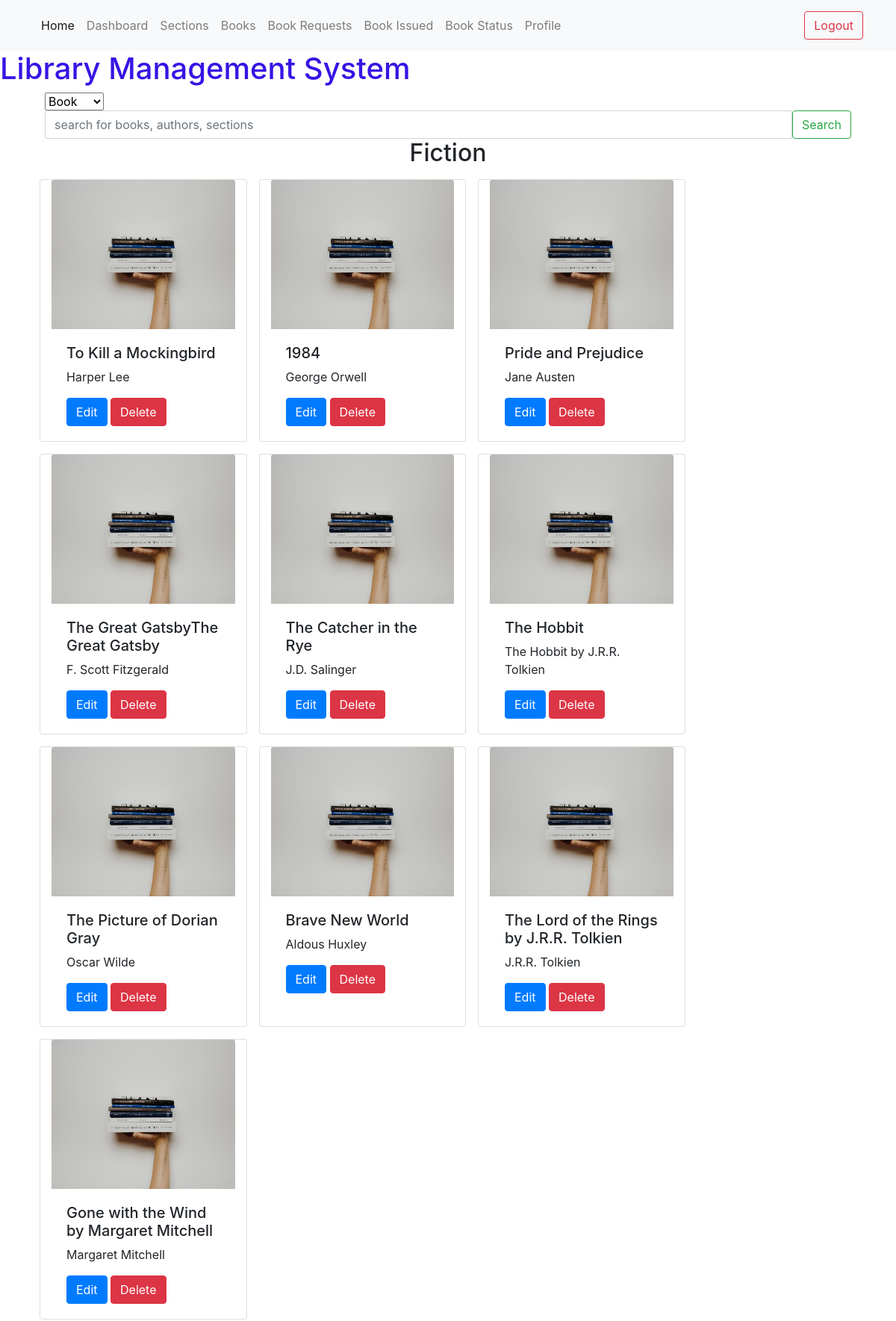
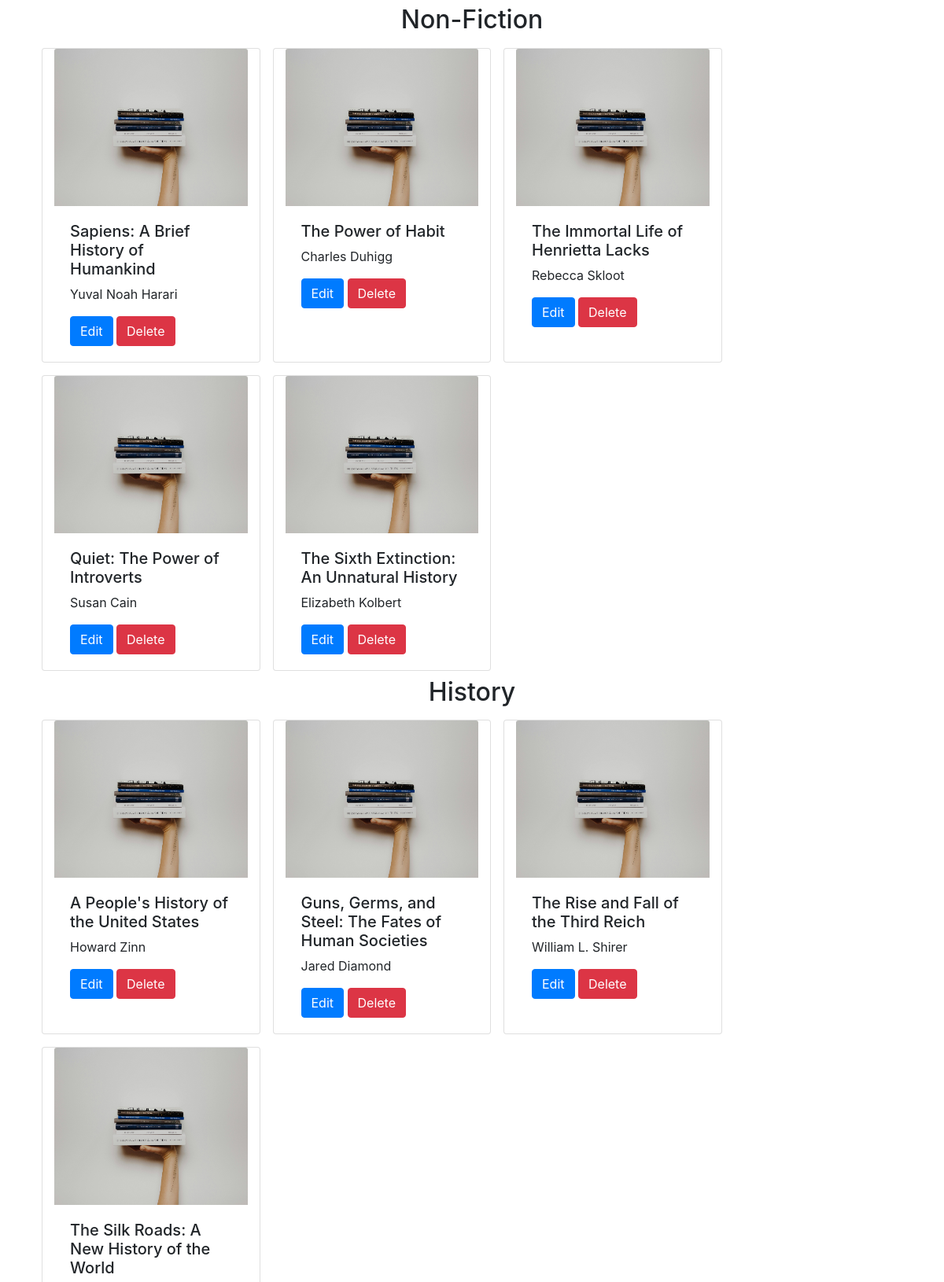
/book/all_book (signed in, upper part), run on the app's committed database (2 pictures, top to bottom).
### models.py (models this page shows)
class Section(db.Model):
    id = db.Column(db.Integer, primary_key=True)
    name = db.Column (db.String(255), nullable=False)
    date_created = db.Column(db.Date, nullable=False)
    description = db.Column(db.Text)

class Book(db.Model):
    id = db.Column(db.Integer, primary_key=True)
    section_id = db.Column(db.Integer, db.ForeignKey('section.id'), nullable=False)
    name = db.Column(db.String(255), nullable=False)
    content = db.Column(db.Text, nullable=False)
    authors = db.Column(db.String(255), nullable=False)
    date_added = db.Column(db.Date)
    price = db.Column(db.Integer, nullable=False)
    section = db.relationship('Section', backref='books')

### routes.py (the view)
@app.route('/book/all_book') # Route for seeing all the books
@admin_required
@check_return_and_revoke
def all_books():
    all_books = Book.query.all()
    params = request.args.get('params')
    query = request.args.get('query')
    sections = Section.query.all()
    if params == 'section_name':
        sections = Section.query.filter(Section.name.ilike(f'%{query}%')).all()
        return render_template('all_books.html', sections=sections)
    elif params == 'book_name':
        sections = Section.query.join(Section.books).filter(Book.name.ilike(f'%{query}%')).all()
        return render_template('all_books.html', sections=sections, param = params, book_name = query)
    elif params == 'author_name':
        sections = Section.query.join(Section.books).filter(Book.authors.ilike(f'%{query}%')).all()
        return render_template('all_books.html',sections = sections, param = params , author_name = query)
    return render_template('all_books.html', sections=sections)

### routes.py (called while the page is built)
def check_return_and_revoke(func):
    @wraps(func)
    def wrapper(*args, **kwargs):
        issues = BookIssue.query.filter_by(approved='Accepted').all()
        for issue in issues:
            if datetime.now().date() > issue.return_date:
                issue.approved = 'Revoked'
                issue.return_date = datetime.now().date()
                db.session.commit()
        return func(*args, **kwargs)
    return wrapper

def admin_required(func):
    @wraps(func)
    def check(*args, **kwargs):
        if 'user_id' not in session:
            flash('Please login to continue')
            return redirect(url_for('login'))
        user = User.query.get(session['user_id'])
        if not user.is_admin:
            flash('You are not authorized to access this page')
            return redirect(url_for('index'))
        return func(*args, **kwargs)
    return check

### templates/all_books.html (shortened to what this page needs)
{% extends 'admin_base.html' %}
{% block content %}
    {% include 'search.html' with context %}
    <div class="sections-list">
    {% for section in sections %}
        <h2 style="text-align: center;">{{ section.name }}</h2>
        <div class="books">
            <div class="container">
                <div class="row">
                    {% for book in section.books %}
                        {% if (param == 'book_name' and book_name.lower() in book.name.lower())  %}
                                <div class="card col-md-3 mx-2 my-2">
                                    <img src="{{url_for('static', filename='images/pexels-thought-catalog-2228557.jpg')}}" class="card-img-top" alt="{{ book.name }}" width="150" height="200">
                                    <div class="card-body">
                                        <h5 class="care-title">{{ book.name }}</h5>
                                        <p class="card-text">{{ book.authors }}</p>
                                        <a href="{{ url_for('edit_book', id=book.id) }}" class="btn btn-primary">Edit Book</a>
                                        <a href="{{ url_for('delete_book', id=book.id) }}" class="btn btn-danger">Delete Book</a>
                                    </div>
                                </div>
                        {% elif param != 'book_name' and param != 'author_name' %}
                                <div class="card col-md-3 mx-2 my-2">
                                    <img src="{{url_for('static', filename='images/pexels-thought-catalog-2228557.jpg')}}" class="card-img-top" alt="{{ book.name }}" width="150" height="200">
                                    <div class="card-body">
                                        <h5 class="care-title">{{ book.name }}</h5>
                                        <p class="card-text">{{ book.authors }}</p>
                                        <a href="{{ url_for('edit_book', id=book.id) }}" class="btn btn-primary">Edit</a>
                                        <a href="{{ url_for('delete_book', id=book.id) }}" class="btn btn-danger">Delete</a>
                                    </div>
                                </div>
                        {% endif %}
                    {% endfor %}
                </div>
            </div>
        </div>
    {% endfor %}
    </div>
{% endblock %}

### templates/admin_base.html (shortened to what this page needs)
<!DOCTYPE html>
<html lang="en">
<head>
    <link rel="stylesheet" href="{{ url_for('static', filename='css/styles.css') }}">
    <link rel="stylesheet" href="https://cdnjs.cloudflare.com/ajax/libs/font-awesome/6.5.1/css/all.min.css" />
</head>
<body>
    {% include 'admin_nav.html' with context %}
    <header>
        <h1>Library Management System</h1>
    </header>
    <main>
        <div class="container">
            {% block content %}
            {% endblock %}
        </div>
    </main>
</body>
</html>

### templates/admin_nav.html (shortened to what this page needs)
<!DOCTYPE html>
<html lang="en">
<head>
    <link rel="stylesheet" href="https://maxcdn.bootstrapcdn.com/bootstrap/4.0.0/css/bootstrap.min.css">
</head>
<body>
  <nav class="navbar navbar-expand-lg navbar-light bg-light">
    <div class="container-fluid">
      <div class="collapse navbar-collapse" id="navbarSupportedContent">
        <ul class="navbar-nav me-auto mb-2 mb-lg-0">
          <li class="nav-item">
            <a class="nav-link active" aria-current="page" href="{{url_for('admin')}}">Home</a>
          </li>
          <li class="nav-item">
            <a class="nav-link" aria-current="page" href="{{url_for('dashboard')}}">Dashboard</a>
          </li>
          <li class="nav-item">
            <a class="nav-link" href="{{url_for('admin_section_show')}}">Sections</a>
          </li>
          <li class="nav-item">
            <a class="nav-link" href="{{url_for('all_books')}}">Books</a>
          </li>
          <li class="nav-item">
            <a class="nav-link" href="{{url_for('admin_book_requests')}}">Book Requests</a>
          </li>
          <li class="nav-item">
            <a class="nav-link" href="{{url_for('admin_book_issued_list')}}">Book Issued</a>
          </li>
          <li class="nav-item">
            <a class="nav-link" href="{{url_for('book_status')}}">Book Status</a>
          </li>
          <li class="nav-item">
            <a class="nav-link" href="{{ url_for('profile') }}" >Profile</a>
          </li>
        </ul>
      <div class="ml-auto">
        <button class="btn btn-link"><a href="{{url_for('logout')}}" class="btn btn-outline-danger">Logout</a></button>
    </div>
      </div>
    </div>
  </nav>
</body>
</html>

### templates/search.html (shortened to what this page needs)
<div class="container-fluid">
    <div class="row">
        <div class="col-md-12">
            <form action="" method="GET">
                <div class="input-group" >
                    <select name="params" id="params" class="params" class="form-select">
                        <option value="book_name">Book</option>
                    </select>
                <div class="input-group">
                    <input type="text" name="query" class="form-control" placeholder="search for books, authors, sections">
                    <span class="input-group-btn">
                        <button class="btn btn-outline-success" type="submit">Search</button>
                    </span>
                </div>
                </div>
            </form>
        </div>
    </div>
</div>

### static/css/styles.css (style rules this page uses)
header { color: rgb(55, 20, 228); }

### data on the page
Section: name "Fiction"
Book: name "To Kill a Mockingbird", authors "Harper Lee"
Book: name "1984", authors "George Orwell"
Book: name "Pride and Prejudice", authors "Jane Austen"
Book: name "The Great GatsbyThe Great Gatsby", authors "F. Scott Fitzgerald"
Book: name "The Catcher in the Rye", authors "J.D. Salinger"
Book: name "The Hobbit", authors "The Hobbit by J.R.R. Tolkien"
Book: name "The Picture of Dorian Gray", authors "Oscar Wilde"
Book: name "Brave New World", authors "Aldous Huxley"
Book: name "The Lord of the Rings by J.R.R. Tolkien", authors "J.R.R. Tolkien"
Book: name "Gone with the Wind by Margaret Mitchell", authors "Margaret Mitchell"
Section: name "Non-Fiction"
Book: name "Sapiens: A Brief History of Humankind", authors "Yuval Noah Harari"
Book: name "The Power of Habit", authors "Charles Duhigg"
Book: name "The Immortal Life of Henrietta Lacks", authors "Rebecca Skloot"
Book: name "Quiet: The Power of Introverts", authors "Susan Cain"
Book: name "The Sixth Extinction: An Unnatural History", authors "Elizabeth Kolbert"
Section: name "History"
Book: name "A People's History of the United States", authors "Howard Zinn"
Book: name "Guns, Germs, and Steel: The Fates of Human Societies", authors "Jared Diamond"
Book: name "The Rise and Fall of the Third Reich", authors "William L. Shirer"
Book: name "The Silk Roads: A New History of the World"
